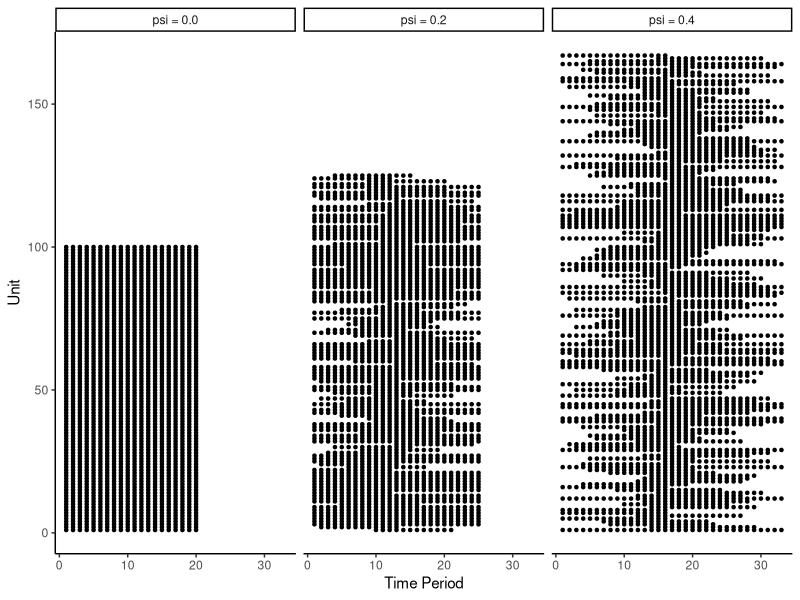
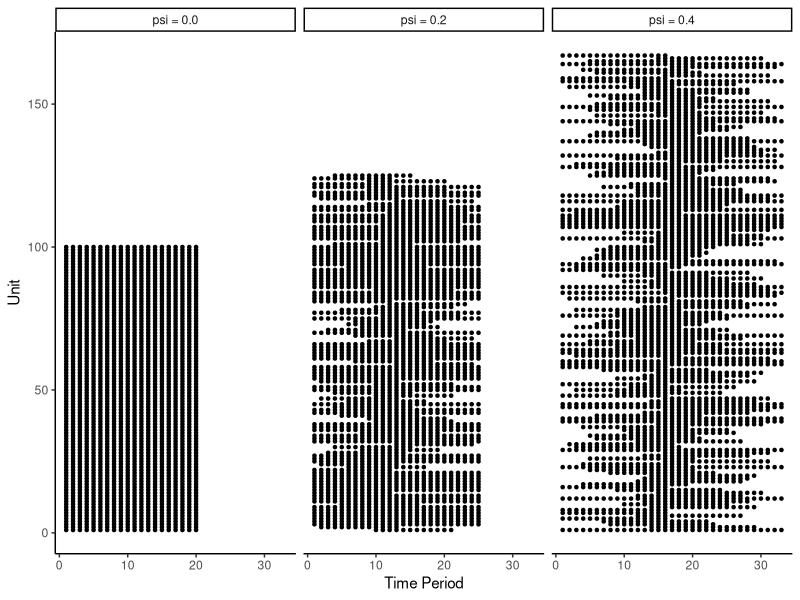

R code for these plots, in order:
######################################### Section 4 ################################################
# Figure "Pattern of Missing Observations"
#
####################################################################################################

# required packages
library(data.table)
library(ggplot2)
library(ggthemes)

# general settings
set.seed(1805L)
nbar <- 100L
tbar <- 20L
psi <- c(0.0, 0.2, 0.4)
n <- round(nbar / (1.0 - psi))
t <- round(tbar / (1.0 - psi))
alpha <- 2.0 * psi
n1 <- floor(alpha * n)
n2 <- n - n1
t1 <- floor(t / 2)
t2 <- t
id2 <- sample(n[[2L]])
id3 <- sample(n[[3L]])

# psi = 0.0
dt1 <- data.frame(
  i = rep(seq.int(n[[1L]]), each = t[[1L]]),
  t = rep(seq.int(t[[1L]]), n[[1L]])
)
setDT(dt1)

# psi = 0.2
s <- rep(sample(seq.int(0L, t1[[2L]]), n1[[2L]], replace = TRUE), each = t1[[2L]])
df1 <- data.frame(
  i = rep(id2[seq.int(n1[[2L]])], each = t1[[2L]]),
  t = s + rep.int(seq.int(t1[[2L]]), n1[[2L]])
)
df2 <- data.frame(
  i = rep(id2[-seq.int(n1[[2L]])], each = t2[[2L]]),
  t = rep(seq.int(t2[[2L]]), n2[[2L]])
)
dt2 <- rbind(df1, df2)
setDT(dt2)

# psi = 0.4
s <- rep(sample(seq.int(0L, t1[[3L]]), n1[[3L]], replace = TRUE), each = t1[[3L]])
df1 <- data.frame(
  i = rep(id3[seq.int(n1[[3L]])], each = t1[[3L]]),
  t = s + rep.int(seq.int(t1[[3L]]), n1[[3L]])
)
df2 <- data.frame(
  i = rep(id3[-seq.int(n1[[3L]])], each = t2[[3L]]),
  t = rep(seq.int(t2[[3L]]), n2[[3L]])
)
dt3 <- rbind(df1, df2)
setDT(dt3)

# generate plot
setkey(dt1, i)
setkey(dt2, i)
setkey(dt3, i)
dt1[, type := "psi = 0.0"]
dt2[, type := "psi = 0.2"]
dt3[, type := "psi = 0.4"]
dt <- rbind(dt1, dt2, dt3)
ggplot(dt, aes(t, i)) +
  geom_point(shape = 20) +
  facet_grid(~type) +
  theme_classic() +
  xlab("Time Period") +
  ylab("Unit")
ggsave("figures/main_figure1.pdf", width = 12, height = 5)
